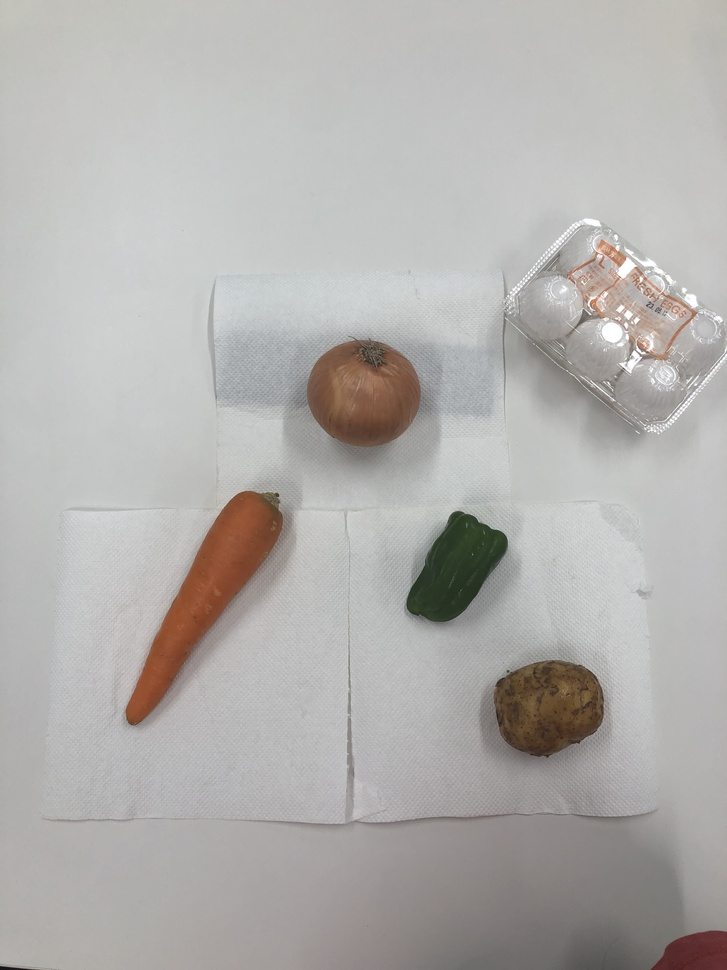
#> input picture shared_dir/uploads/test.jpg, 727 x 970 px, shrunk from 3024 x 4032 before the run, given in place of test.png, which was not available
$ python test_labeling.py
#> lines starting #> are read from the running program, lines starting #| are printed output that depends on the picture
#! usr/env python
import cv2
import numpy as np
from rembg import remove

magic_number = {
    'h1' : 110,
    'h2' : 150,
    'w1' : 90,
    'w2' : 170
}
def boundingRect(img):
    print('')
    # 画像リストの取得
    h, w = img.shape[:2]
    rgb = img
    # center crop
    rgb = rgb[int(h/2) - magic_number['h1'] : int(h/2) + magic_number['h2'], int(w/2) - magic_number['w1'] : int(w/2) + magic_number['w2']]

    # rembgでマスク作成
    rgb_rembg = remove(rgb)
    gray = cv2.cvtColor(rgb_rembg, cv2.COLOR_BGR2GRAY)
    ret, mask = cv2.threshold(gray, 0, 255, cv2.THRESH_BINARY)
    mask_h, mask_w = mask.shape[:2]
    # 0梅
    pad = {
        'top' : int((h/2) - magic_number['h1']),
        'bottom' : None,
        'left' : int((w/2) - magic_number['w1']),
        'right' : None
    }
    pad['bottom'] = int(h - mask_h - pad['top'])
    pad['right'] = int(w - mask_w - pad['left'])

    # 元の画像サイズに戻す
    mask = cv2.copyMakeBorder(mask, pad['top'], pad['bottom'], pad['left'], pad['right'], cv2.BORDER_CONSTANT, (0))
    mask2 = mask

    # 1
    x,y,w,h = cv2.boundingRect(mask)
    img = cv2.rectangle(img,(x-10,y-10),(x+w+10,y+h+10),(255,0,0),2)
    cv2.imwrite('a.png', img)

    # 2
    contours, hierarchy = cv2.findContours(mask2, cv2.RETR_EXTERNAL, cv2.CHAIN_APPROX_SIMPLE)
    cnt = max(contours, key=cv2.contourArea)
    rect = cv2.minAreaRect(cnt)
    box = cv2.boxPoints(rect)
    box = np.int0(box)
    img = cv2.drawContours(img,[box],0,(0,0,255),2)
    cv2.imwrite('b.png', img)


if __name__ == '__main__':
    img = cv2.imread('./test.png', cv2.IMREAD_COLOR)
#> img is the input picture: shape (970, 727, 3); mean B, G, R 173.5, 175.9, 178.2
    boundingRect(img)
#> in boundingRect, `rgb = rgb[int(h/2) - magic_number['h1'] : int(h/2) + magic_number['h2'..`:
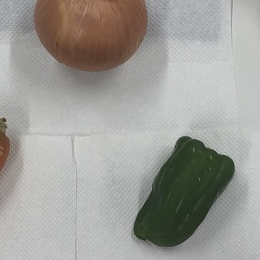
#> rgb: shape (260, 260, 3); mean B, G, R 152.3, 157.1, 158.4
#> (the call stopped at in boundingRect, `rgb_rembg = remove(rgb)`: rembg is not available in this run)

$ run again, with shared_dir/uploads/IMG_8067.jpg copied over shared_dir/uploads/test.jpg
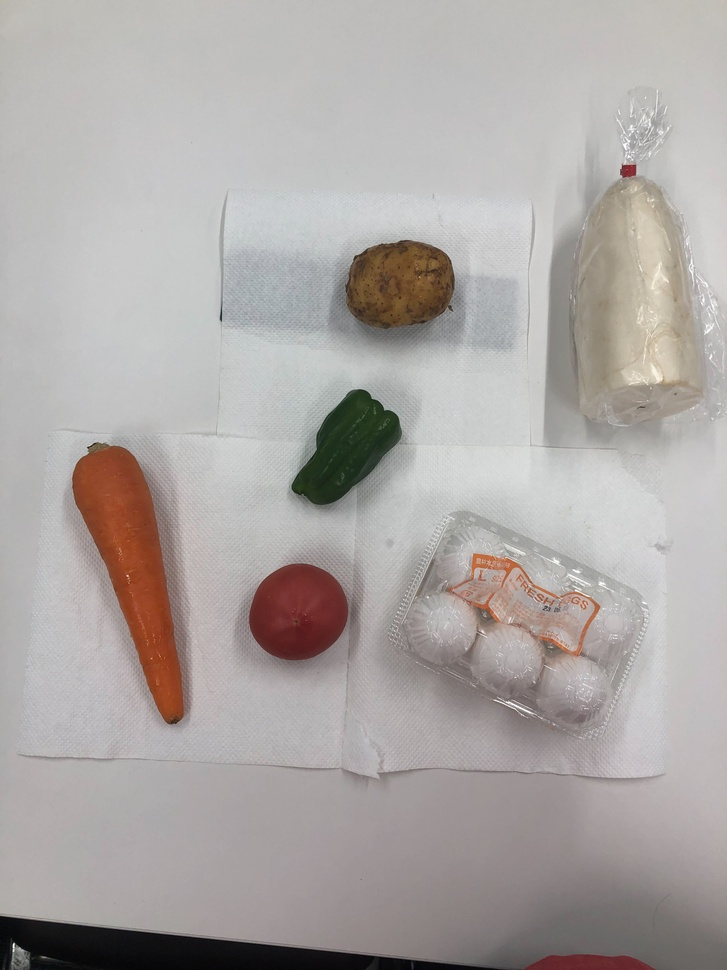
#> input picture shared_dir/uploads/IMG_8067.jpg, 727 x 970 px, shrunk from 3024 x 4032 before the run, given in place of test.png, which was not available
#> img is the input picture: shape (970, 727, 3); mean B, G, R 164.8, 167.1, 172.5
#> in boundingRect, `rgb = rgb[int(h/2) - magic_number['h1'] : int(h/2) + magic_number['h2'..`:
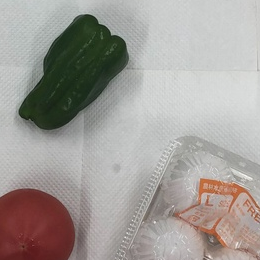
#> rgb: shape (260, 260, 3); mean B, G, R 152.4, 156.7, 161.7

$ run again, with shared_dir/uploads/IMG_8079.jpg copied over shared_dir/uploads/test.jpg
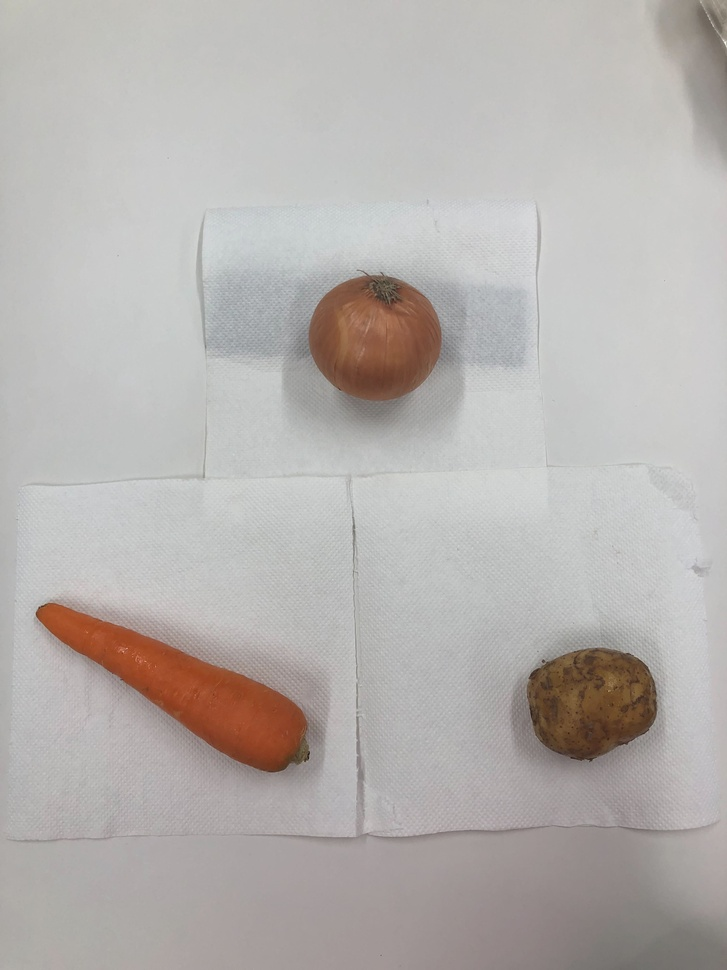
#> input picture shared_dir/uploads/IMG_8079.jpg, 727 x 970 px, shrunk from 3024 x 4032 before the run, given in place of test.png, which was not available
#> img is the input picture: shape (970, 727, 3); mean B, G, R 174.7, 177.3, 181.7
#> in boundingRect, `rgb = rgb[int(h/2) - magic_number['h1'] : int(h/2) + magic_number['h2'..`:
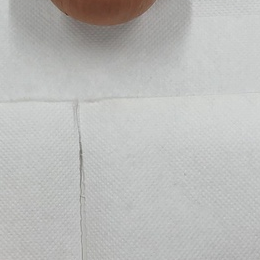
#> rgb: shape (260, 260, 3); mean B, G, R 185, 186.7, 186.5

$ run again, with shared_dir/uploads/sample07.jpg copied over shared_dir/uploads/test.jpg
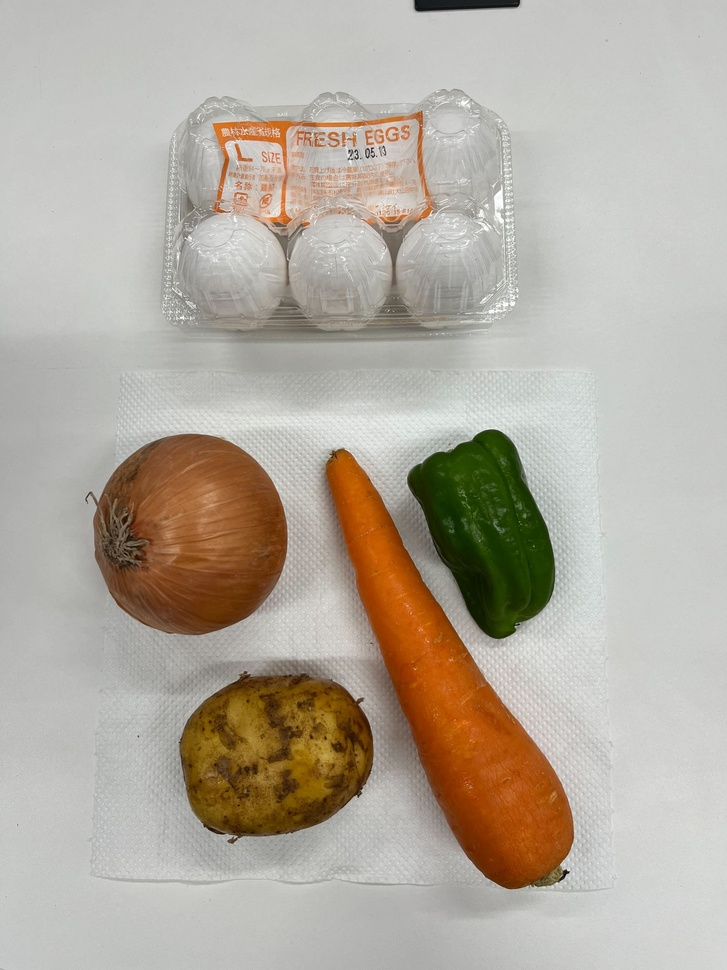
#> input picture shared_dir/uploads/sample07.jpg, 727 x 970 px, shrunk from 3024 x 4032 before the run, given in place of test.png, which was not available
#> img is the input picture: shape (970, 727, 3); mean B, G, R 159, 170.9, 179.2
#> in boundingRect, `rgb = rgb[int(h/2) - magic_number['h1'] : int(h/2) + magic_number['h2'..`:
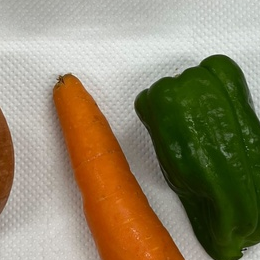
#> rgb: shape (260, 260, 3); mean B, G, R 105.3, 132.9, 142.9
